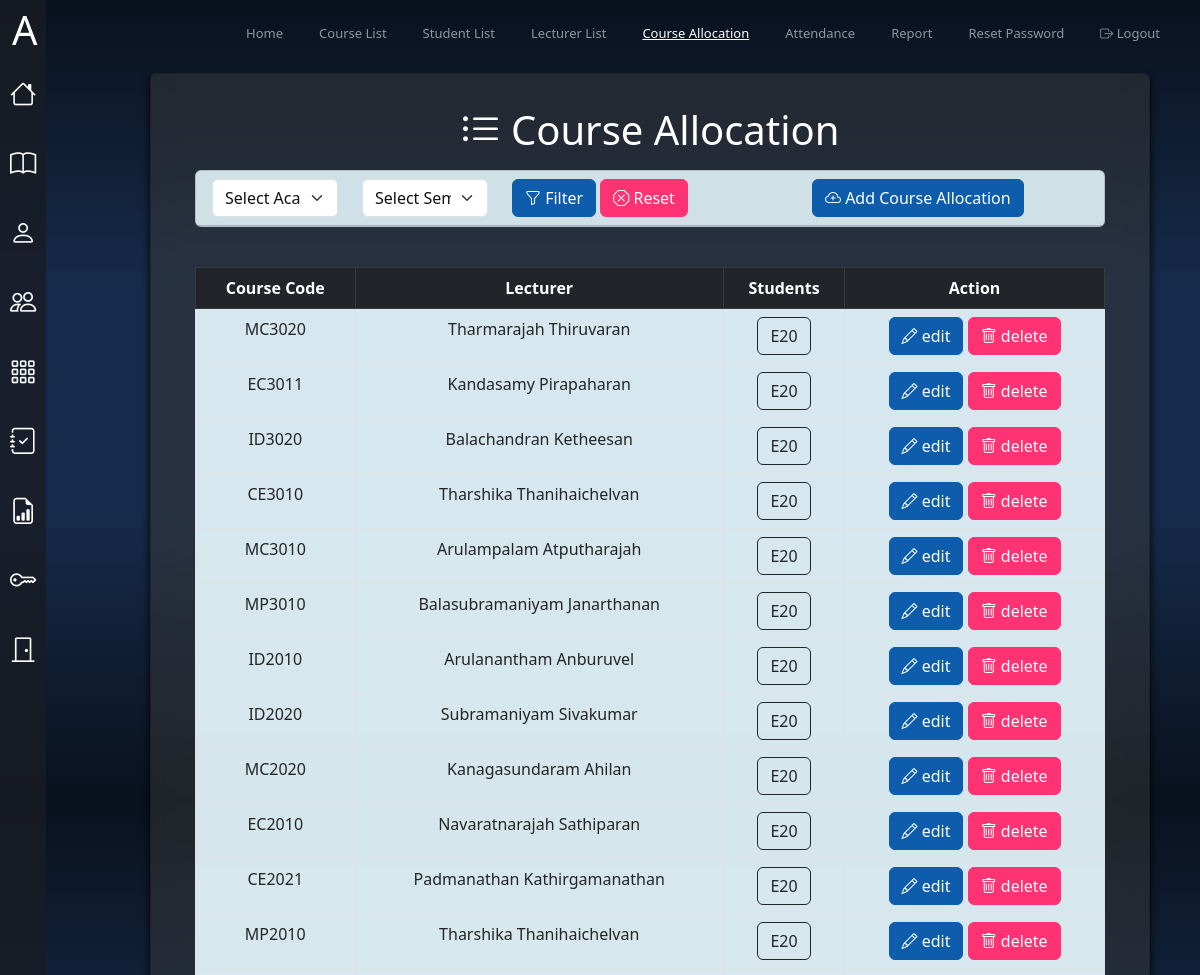
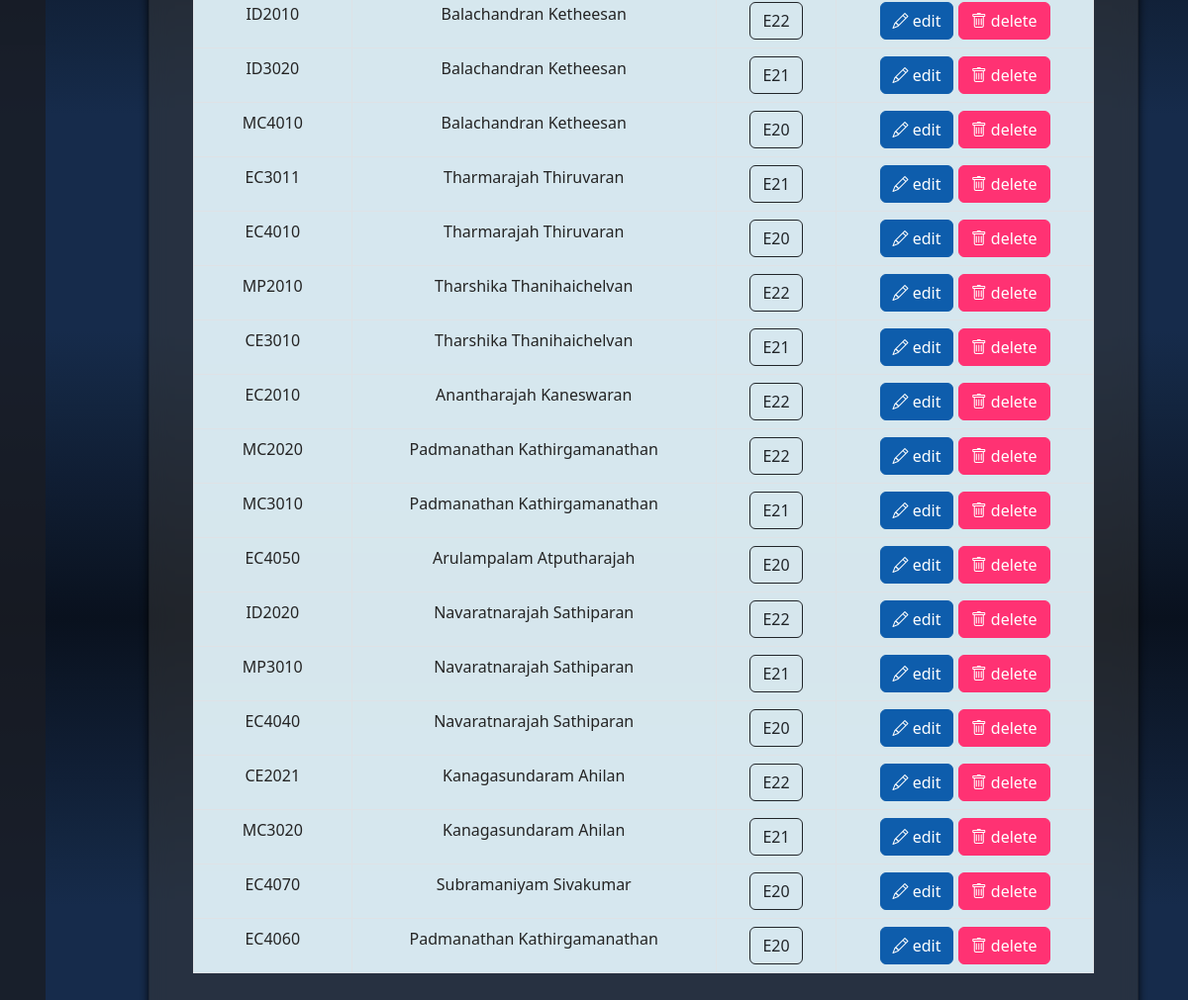
The app's page /MA_Dashboard/Course_Allocation/Course_Allocation.php (signed in) with its own data (2 pictures, top to bottom).
### tables this page shows
CREATE TABLE `courseallocation` (
  `AllocationID` int(11) NOT NULL,
  `CourseCode` varchar(100) NOT NULL,
  `Lecture-ID` varchar(100) NOT NULL,
  `Batch` varchar(100) NOT NULL,
  `AcademicYear` year(4) NOT NULL
);

CREATE TABLE `course` (
  `CourseCode` varchar(100) NOT NULL,
  `CourseName` varchar(100) NOT NULL,
  `Semester` int(11) NOT NULL,
  `Credit` int(11) NOT NULL,
  `LecHour` int(11) NOT NULL
);

CREATE TABLE `lecturer` (
  `Lecture-ID` varchar(100) NOT NULL,
  `Email` varchar(100) NOT NULL,
  `Password` varchar(100) NOT NULL,
  `FirstName` varchar(100) NOT NULL,
  `MidName` varchar(100) NOT NULL,
  `LastName` varchar(100) NOT NULL,
  `Profession` varchar(100) NOT NULL
);

### MA_Dashboard/Course_Allocation/Course_Allocation.php (the view, shortened to what this page needs)
<!DOCTYPE html>
<html lang="en" data-bs-theme="white">
<head>
  <link href="https://cdn.jsdelivr.net/npm/bootstrap@5.3.0/dist/css/bootstrap.min.css" rel="stylesheet">
  <link href="https://cdn.jsdelivr.net/npm/bootstrap-icons/font/bootstrap-icons.css" rel="stylesheet">
  <link href="../custom-styles.css" rel="stylesheet">
</head>
<body>
  <div class="sidebar">
    <ul class="nav flex-column">
        <li class="nav-item">
        <a class="nav-link" href="../MA_index.php" data-bs-toggle="tooltip" data-bs-placement="right" title="Home">
            <i class="bi bi-house"></i>
        </a>
        </li>
        <li class="nav-item">
        <a class="nav-link" href="../Course_List/Course_List.php" data-bs-toggle="tooltip" data-bs-placement="right" title="Course List">
            <i class="bi bi-book"></i>
        </a>
        </li>
        <li class="nav-item">
        <a class="nav-link" href="../Student_List/Student_List.php" data-bs-toggle="tooltip" data-bs-placement="right" title="Student List">
            <i class="bi bi-person"></i>
        </a>
        </li>
        <li class="nav-item">
        <a class="nav-link" href="../Lecture_List/Lecture_List.php" data-bs-toggle="tooltip" data-bs-placement="right" title="Lecturer List">
            <i class="bi bi-people"></i>
        </a>
        </li>
        <li class="nav-item">
        <a class="nav-link" href="../Course_Allocation/Course_Allocation.php" data-bs-toggle="tooltip" data-bs-placement="right" title="Course Allocation">
            <i class="bi bi-grid-3x3-gap"></i>
        </a>
        </li>
        <li class="nav-item">
        <a class="nav-link" href="../Attendance/Attendance.php" data-bs-toggle="tooltip" data-bs-placement="right" title="Attendance">
            <i class="bi bi-journal-check"></i>
        </a>
        </li>
        <li class="nav-item">
        <a class="nav-link" href="../Report/Report.php" data-bs-toggle="tooltip" data-bs-placement="right" title="Report">
            <i class="bi bi-file-earmark-bar-graph"></i>
        </a>
        </li>
        <li class="nav-item">
        <a class="nav-link" href="../Password_Reset/Password_Reset.php" data-bs-toggle="tooltip" data-bs-placement="right" title="Password Reset">
            <i class="bi bi-key"></i>
        </a>
        </li>
        <li class="nav-item">
        <a class="nav-link" href="../../Login_Lecturer/logout.php" data-bs-toggle="tooltip" data-bs-placement="right" title="Logout">
            <i class="bi bi-door-closed"></i>
        </a>
        </li>
    </ul>
  </div>
  <nav class="navbar navbar-expand-lg navbar-dark bg-dark">
    <div class="container-fluid">
      <a class="navbar-brand" href="#"><h1 class="my-10">A</h1></a>
      <div class="collapse navbar-collapse" id="navbarNav">
        <ul class="navbar-nav ms-auto">
          <li class="nav-item">
            <a class="nav-link  " aria-current="page" href="../MA_index.php">Home</a>
          </li>
          <li class="nav-item">
            <a class="nav-link " href="../Course_List/Course_List.php">Course List</a>
          </li>
          <li class="nav-item">
            <a class="nav-link " href="../Student_List/Student_List.php">Student List</a>
          </li>
          <li class="nav-item">
            <a class="nav-link " href="../Lecture_List/Lecture_List.php">Lecturer List</a>
          </li>
          <li class="nav-item">
            <a class="nav-link active" href="../Course_Allocation/Course_Allocation.php">Course Allocation</a>
          </li>
          <li class="nav-item">
            <a class="nav-link " href="../Attendance/Attendance.php">Attendance</a>
          </li>
          <li class="nav-item">
            <a class="nav-link " href="../Report/Report.php">Report</a>
          </li>
          <li class="nav-item">
            <a class="nav-link " href="../Password_Reset/Password_Reset.php">Reset Password</a>
          </li>
          <li class="nav-item">
            <a class="nav-link btn btn-outline-danger btn-sm" href="../../Login_Lecturer/logout.php"><span class="bi bi-box-arrow-right"></span> Logout</a>
          </li>
        </ul>
      </div>
    </div>
  </nav>
<div class="content">
    <div class="card head-card p-3 mt-2">
        <div class="card-body">
                <?php
                        include("../connect.php");
                        if (isset($_GET['AcademicYear']) && $_GET['AcademicYear'] != '' && isset($_GET['Semester']) && $_GET['Semester'] != '') {
                                $AcademicYear = validate($_GET['AcademicYear']);
                                $Semester = validate($_GET['Semester']);
                                $sql = "SELECT *
                                FROM CourseAllocation ca
                                JOIN Course c ON c.CourseCode = ca.CourseCode
                                JOIN Lecturer l ON ca.`Lecture-ID` = l.`Lecture-ID`
                                WHERE ca.AcademicYear = '$AcademicYear' AND c.Semester = '$Semester'";
                                $result = $conn->query($sql);
                        } else {
                                $sql = "SELECT *
                                FROM CourseAllocation ca
                                JOIN Course c ON c.CourseCode = ca.CourseCode
                                JOIN Lecturer l ON ca.`Lecture-ID` = l.`Lecture-ID`";
                                $result = $conn->query($sql);
                        }
                ?>
                <div class="container">
                        <h1 class="text-center mb-3"><i class="bi bi-list-ul"></i> Course Allocation</h1>
                    <div class="card">
                        <div class="card-header">
                            <div class="row">
                                <div class="col-md-12">
                                    <form action="" method="GET">
                                        <div class="row">
                                            <div class="col-md-2">
                                                <select name="AcademicYear" required class="form-select">
                                                    <option value="">Select Academic Year</option>
                                                </select>
                                            </div>
                                            <div class="col-md-2">
                                                <select name="Semester" required class="form-select">
                                                    <option value="">Select Semester</option>
                                                </select>
                                            </div>
                                            <div class="col-md-4">
                                                <button type="submit" class="btn btn-primary"><i class="bi bi-funnel"></i> Filter</button>
                                                <a href="Course_Allocation.php" class="btn btn-danger"><i class="bi bi-x-octagon"></i> Reset</a>
                                            </div>
                                            <div class="col-md-4">
                                                <a href="create.php" class ="btn btn-primary"><i class="bi bi-cloud-plus"></i> Add Course Allocation</a>
                                            </div>
                                        </div>
                                    </form>
                                </div>
                            </div>
                        </div>
                    </div>
                    <br>
                    <table class="table table-bordered my-3 table-hover text-center">
                        <thead class="table-dark text-center">
                        <tr>
                            <th>Course Code</th>
                            <th>Lecturer</th>
                            <th>Students</th>
                            <th>Action</th>
                        </tr>
                        </thead>
                        <tbody>
                        <?php
                        while ($row = $result->fetch_assoc()) {
                        ?>
                            <tr>
                                <td><?php echo $row['CourseCode'];?></td>
                                <td><?php echo $row['FirstName'] . ' ' . $row['MidName'] . ' ' . $row['LastName'];?></td>
                                <td>
                                    <a href="view-students.php?Batch=<?php echo $row["Batch"];?>" class="btn btn-outline-dark"><?php echo $row['Batch'];?></a>
                                </td>
                                <td>
                                    <a href="edit.php?AllocationID=<?php echo $row["AllocationID"];?>" class="btn btn-primary"><i class="bi bi-pencil"></i> edit</a>
                                    <a href="delete.php?AllocationID=<?php echo $row["AllocationID"];?>" class="btn btn-danger"><i class="bi bi-trash"></i> delete</a>
                                </td>
                            </tr>
                        <?php
                        }
                        ?>
                        </tbody>
                    </table>
                </div>
            </div>
        </div>
    </div>
</body>
</html>

### MA_Dashboard/custom-styles.css (style rules this page uses)
:root { --bs-body-bg: rgba(232, 249, 255, 0.918); --bs-body-color: #242424; --bs-link-color: #c595ff; --bs-primary: #0e5dac; --bs-success: #22e285; --bs-danger: #ff3273; }
.btn-primary { background-color: var(--bs-primary) !important; border-color: var(--bs-primary) !important; color: white !important; }
.btn-danger { background-color: var(--bs-danger); border-color: var(--bs-danger); }
body { background-image: linear-gradient(to bottom, #09111e, #0d1829, #101e34, #13253f, #162b4b, #162b4b, #162b4b, #162b4b, #13253f, #101e34, #0d1829, #09111e); background-size: cover; background-position: center; height: 100vh; display: flex; }
.sidebar { position: fixed; top: 0; bottom: 0; left: 0; z-index: 100; padding: 60px 0 0; background-color: rgba(25, 28, 36, 0.8); }
.navbar { position: fixed; top: 0; right: 0; left: 0; z-index: 1030; padding: 1px 0; background-color: transparent !important; }
.content { margin-top: 65px; margin-left: 150px; width: calc(100% - 200px); }
.navbar-brand, .nav-link { font-size: 13px; }
.sidebar .nav-link { color: #fff; font-size: 35px; padding: 15px 10px; text-align: center; }
.sidebar .nav-link i { font-size: 0.75em; display: block; }
nav ul { list-style: none; padding: 0; display: flex; }
nav ul li { margin-right: 20px; }
nav ul li a { text-decoration: none; color: black; position: relative; display: inline-block; padding-bottom: 5px; }
nav ul li a::after { content: ''; position: absolute; left: 0; bottom: 0; height: 2px; width: 100%; background-color: white; transform: scaleX(0); transform-origin: right; transition: transform 0.3s ease; }
.navbar-nav .nav-link.active { text-decoration: underline; }
input[type="text"], input[type="email"], input[type="password"], textarea, select { background-color: white !important; color: rgb(17, 17, 17) !important; }
input::placeholder, textarea::placeholder, select::placeholder { color: rgb(80, 80, 80) !important; }

### MA_Dashboard/Course_Allocation/Course_Allocation.php (style rules this page uses)
.head-card { background: rgba(57, 57, 57, 0.5); color:white; backdrop-filter: blur(10px); box-shadow: 0px 4px 8px rgba(0, 0, 0, 0.9); }

### records on screen
courseallocation: course.CourseCode "MC3020", lecturer.FirstName "Tharmarajah", lecturer.LastName "Thiruvaran", Batch "E20"
courseallocation: course.CourseCode "EC3011", lecturer.FirstName "Kandasamy", lecturer.LastName "Pirapaharan", Batch "E20"
courseallocation: course.CourseCode "ID3020", lecturer.FirstName "Balachandran", lecturer.LastName "Ketheesan", Batch "E20"
courseallocation: course.CourseCode "CE3010", lecturer.FirstName "Tharshika", lecturer.LastName "Thanihaichelvan", Batch "E20"
courseallocation: course.CourseCode "MC3010", lecturer.FirstName "Arulampalam", lecturer.LastName "Atputharajah", Batch "E20"
courseallocation: course.CourseCode "MP3010", lecturer.FirstName "Balasubramaniyam", lecturer.LastName "Janarthanan", Batch "E20"
courseallocation: course.CourseCode "ID2010", lecturer.FirstName "Arulanantham", lecturer.LastName "Anburuvel", Batch "E20"
courseallocation: course.CourseCode "ID2020", lecturer.FirstName "Subramaniyam", lecturer.LastName "Sivakumar", Batch "E20"
courseallocation: course.CourseCode "MC2020", lecturer.FirstName "Kanagasundaram", lecturer.LastName "Ahilan", Batch "E20"
courseallocation: course.CourseCode "EC2010", lecturer.FirstName "Navaratnarajah", lecturer.LastName "Sathiparan", Batch "E20"
courseallocation: course.CourseCode "CE2021", lecturer.FirstName "Padmanathan", lecturer.LastName "Kathirgamanathan", Batch "E20"
courseallocation: course.CourseCode "MP2010", lecturer.FirstName "Tharshika", lecturer.LastName "Thanihaichelvan", Batch "E20"
courseallocation: course.CourseCode "ID2010", lecturer.FirstName "Balachandran", lecturer.LastName "Ketheesan", Batch "E22"
courseallocation: course.CourseCode "ID3020", lecturer.FirstName "Balachandran", lecturer.LastName "Ketheesan", Batch "E21"
courseallocation: course.CourseCode "MC4010", lecturer.FirstName "Balachandran", lecturer.LastName "Ketheesan", Batch "E20"
courseallocation: course.CourseCode "EC3011", lecturer.FirstName "Tharmarajah", lecturer.LastName "Thiruvaran", Batch "E21"
courseallocation: course.CourseCode "EC4010", lecturer.FirstName "Tharmarajah", lecturer.LastName "Thiruvaran", Batch "E20"
courseallocation: course.CourseCode "MP2010", lecturer.FirstName "Tharshika", lecturer.LastName "Thanihaichelvan", Batch "E22"
courseallocation: course.CourseCode "CE3010", lecturer.FirstName "Tharshika", lecturer.LastName "Thanihaichelvan", Batch "E21"
courseallocation: course.CourseCode "EC2010", lecturer.FirstName "Anantharajah", lecturer.LastName "Kaneswaran", Batch "E22"
courseallocation: course.CourseCode "MC2020", lecturer.FirstName "Padmanathan", lecturer.LastName "Kathirgamanathan", Batch "E22"
courseallocation: course.CourseCode "MC3010", lecturer.FirstName "Padmanathan", lecturer.LastName "Kathirgamanathan", Batch "E21"
courseallocation: course.CourseCode "EC4050", lecturer.FirstName "Arulampalam", lecturer.LastName "Atputharajah", Batch "E20"
courseallocation: course.CourseCode "ID2020", lecturer.FirstName "Navaratnarajah", lecturer.LastName "Sathiparan", Batch "E22"
courseallocation: course.CourseCode "MP3010", lecturer.FirstName "Navaratnarajah", lecturer.LastName "Sathiparan", Batch "E21"
courseallocation: course.CourseCode "EC4040", lecturer.FirstName "Navaratnarajah", lecturer.LastName "Sathiparan", Batch "E20"
courseallocation: course.CourseCode "CE2021", lecturer.FirstName "Kanagasundaram", lecturer.LastName "Ahilan", Batch "E22"
courseallocation: course.CourseCode "MC3020", lecturer.FirstName "Kanagasundaram", lecturer.LastName "Ahilan", Batch "E21"
courseallocation: course.CourseCode "EC4070", lecturer.FirstName "Subramaniyam", lecturer.LastName "Sivakumar", Batch "E20"
courseallocation: course.CourseCode "EC4060", lecturer.FirstName "Padmanathan", lecturer.LastName "Kathirgamanathan", Batch "E20"
